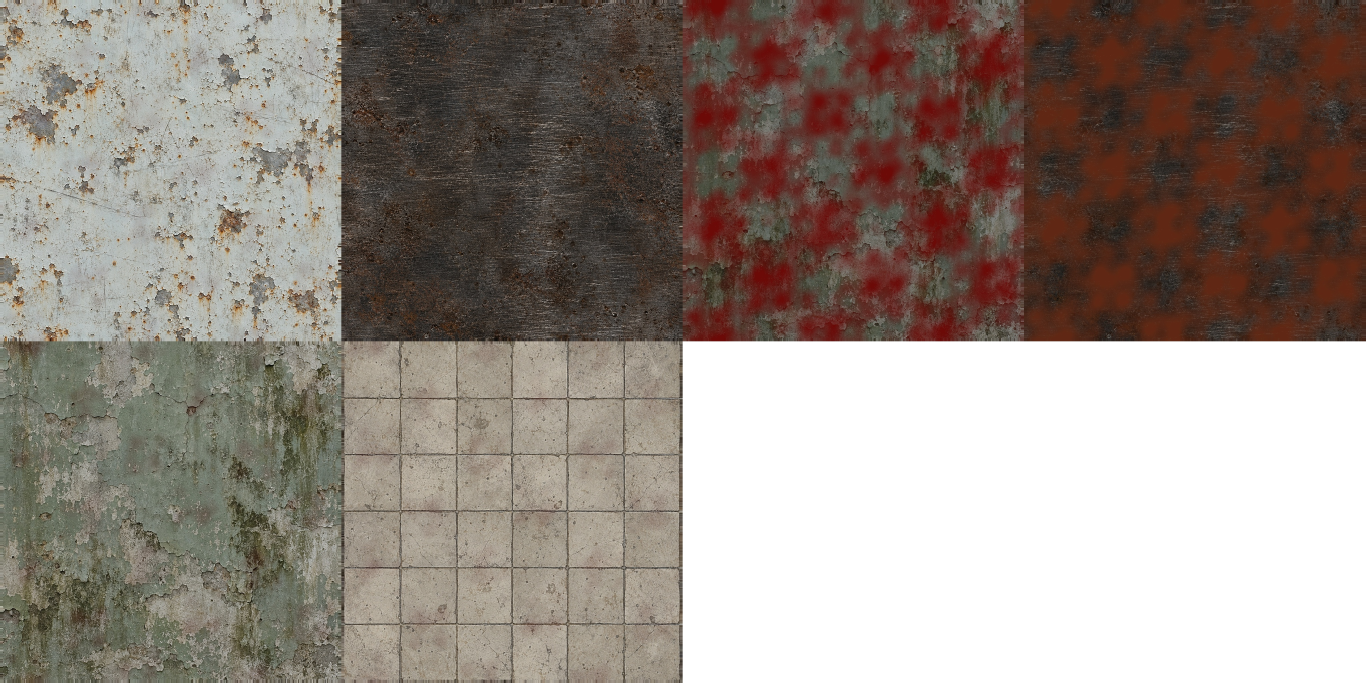
#> input picture Assets/Ecos/Resources/PBR/Albedo.jpg, 4096 x 2048 px (shown at 1/3 size)
$ python preview_revision8.py
#> lines starting #> are read from the running program, lines starting #| are printed output that depends on the picture
"""Orthographic depth-buffer render of project meshes; not a Unity screenshot.
Requires numpy and Pillow; no modification of game models.
"""
from pathlib import Path
import json,numpy as np
from PIL import Image,ImageDraw,ImageFont
root=Path(__file__).resolve().parents[1]
models=[('Sebastian','SEBASTIÁN / BATA CON PLIEGUES'),('Trolley','CARRO / SUPERFICIES LIBRES'),('Wheelchair','SILLA / GEOMETRÍA DE COLISIÓN'),('WashBasin','LAVAMANOS'),('BedsideTable','MESA DE APOYO'),('MedicineShelf','ESTANTERÍA')]

w,h=720,560
canvas=Image.new('RGB',(2160,1340),(16,26,27));draw=ImageDraw.Draw(canvas)
#> after `canvas = Image.new('RGB', (2160, 1340), (16, 26, 27))`:
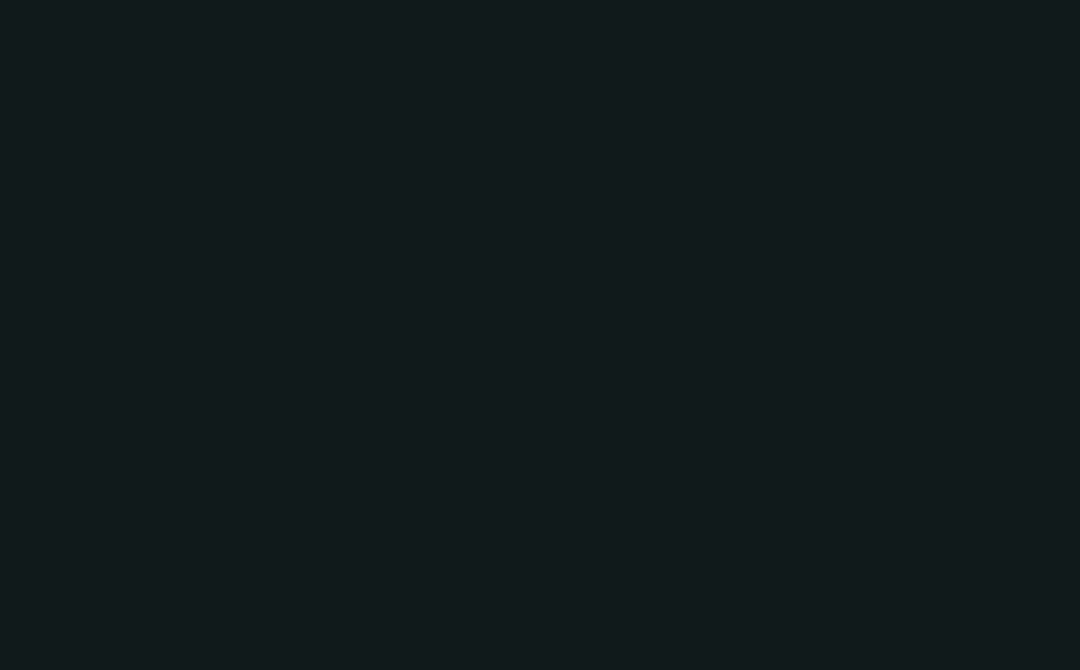
#> canvas: PIL image 2160x1340 RGB (shown at 1/2 size); mean R, G, B 16, 26, 27
font=ImageFont.truetype('DejaVuSans.ttf',18);big=ImageFont.truetype('DejaVuSans.ttf',30)
def label(text,x,y,font):draw.text((x,y),text,font=font,fill=(220,212,181),anchor='mt')
label('ECOS · REVISIÓN 8 / MODELOS DEL PROYECTO',1080,25,big)
cam=np.array([3,2,-5.]);cam/=np.linalg.norm(cam);right=np.array([5.,0,3]);right/=np.linalg.norm(right);up=np.cross(right,cam)
light=np.array([.4,.7,-.6]);light/=np.linalg.norm(light)
atlas=np.asarray(Image.open(root/'Assets/Ecos/Resources/PBR/Albedo.jpg'),dtype=float)/255
propsAtlas=np.asarray(Image.open(root/'Assets/Ecos/Resources/PBR/PropsAlbedo.jpg'),dtype=float)/255
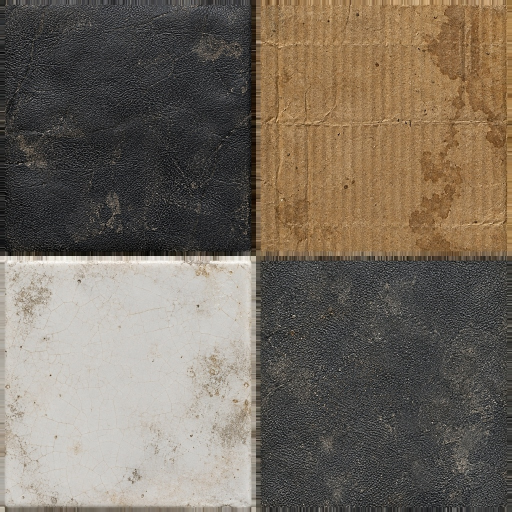
#> input picture Assets/Ecos/Resources/PBR/PropsAlbedo.jpg, 1024 x 1024 px (shown at 1/2 size)
for idx,(name,title) in enumerate(models):
#> (the run stopped early here; a loop or call above may not have finished)
